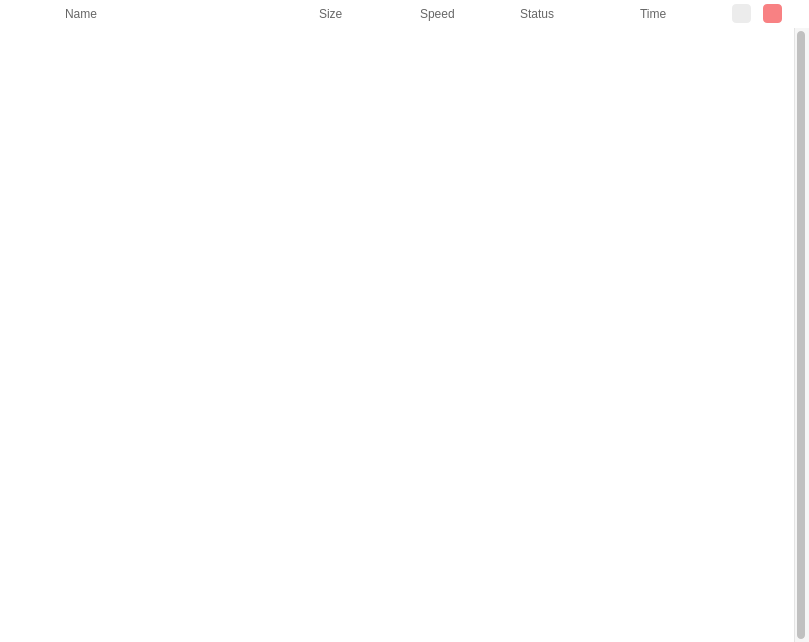
<?xml version="1.0" encoding="UTF-8"?>
<ui version="4.0">
 <class>TransfersWidget</class>
 <widget class="QWidget" name="TransfersWidget">
  <property name="geometry">
   <rect>
    <x>0</x>
    <y>0</y>
    <width>809</width>
    <height>642</height>
   </rect>
  </property>
  <property name="sizePolicy">
   <sizepolicy hsizetype="Expanding" vsizetype="Fixed">
    <horstretch>0</horstretch>
    <verstretch>0</verstretch>
   </sizepolicy>
  </property>
  <property name="minimumSize">
   <size>
    <width>718</width>
    <height>400</height>
   </size>
  </property>
  <property name="maximumSize">
   <size>
    <width>16777215</width>
    <height>16777215</height>
   </size>
  </property>
  <property name="windowTitle">
   <string/>
  </property>
  <property name="styleSheet">
   <string notr="true">#tvTransfers
{
    background-color: white;
    paint-alternating-row-colors-for-empty-area: false;
}

#sWidget, #wTableHeader
{
    background-color: white;
    width: 788px;
    min-width: 788px;
}

#wTableHeader
{
    height: 28px;
    min-height: 28px;
    max-height: 28px;
}

#wTableHeader  QPushButton
{
	height: 20px;
	color: #666666;
	font-size: 12px;
}

#wTableHeader QLabel
{
	height: 20px;
	color: #666666;
	font-size: 12px;
	qproperty-alignment: 'AlignLeft | AlignBottom';
}

#wPauseResumeAll
{
    height: 28px;
    max-height: 28px;
    min-height: 28px;
    width: 32px;
    max-width: 32px;
    min-width: 32px;
}

#wTableHeader QToolButton
{
    height: 16px;
    width: 16px;
    border-radius: 4px;
    margin-right: 12px;
    qProperty-iconSize: 16px;
}

#tCancelAll
{
     background-color: #F88183;
}

#tPauseResumeAll
{
    background-color: #ECECEC;
}

#wTableHeader QLabel, #wTableHeader  QPushButton
{
    padding: 0;
}

#pHeaderName
{
    width: 160px;
    min-width: 160px;
}

#pHeaderSize, #lHeaderSpeed
{
    width: 100px;
    min-width: 100px;
    max-width: 100px;
}

#wTableHeader  QPushButton
{
    text-align: left;
}

#lHeaderStatus
{
    width: 120px;
    min-width: 120px;
    max-width: 120px;
}

#lHeaderTime
{
    width: 92px;
    min-width: 92px;
    max-width: 92px;
}
</string>
  </property>
  <layout class="QGridLayout" name="TransfersWidgetLayout">
   <property name="sizeConstraint">
    <enum>QLayout::SetDefaultConstraint</enum>
   </property>
   <property name="leftMargin">
    <number>0</number>
   </property>
   <property name="topMargin">
    <number>0</number>
   </property>
   <property name="rightMargin">
    <number>0</number>
   </property>
   <property name="bottomMargin">
    <number>0</number>
   </property>
   <property name="spacing">
    <number>0</number>
   </property>
   <item row="0" column="0">
    <widget class="QStackedWidget" name="sWidget">
     <property name="sizePolicy">
      <sizepolicy hsizetype="Expanding" vsizetype="Expanding">
       <horstretch>0</horstretch>
       <verstretch>0</verstretch>
      </sizepolicy>
     </property>
     <property name="minimumSize">
      <size>
       <width>788</width>
       <height>400</height>
      </size>
     </property>
     <property name="maximumSize">
      <size>
       <width>16777215</width>
       <height>16777215</height>
      </size>
     </property>
     <property name="currentIndex">
      <number>1</number>
     </property>
     <widget class="TransfersStateInfoWidget" name="pNoTransfers">
      <property name="sizePolicy">
       <sizepolicy hsizetype="Expanding" vsizetype="Expanding">
        <horstretch>0</horstretch>
        <verstretch>0</verstretch>
       </sizepolicy>
      </property>
      <property name="minimumSize">
       <size>
        <width>768</width>
        <height>400</height>
       </size>
      </property>
      <property name="maximumSize">
       <size>
        <width>16777215</width>
        <height>16777215</height>
       </size>
      </property>
      <layout class="QHBoxLayout" name="pNoTransfersLayout">
       <property name="spacing">
        <number>0</number>
       </property>
       <property name="leftMargin">
        <number>0</number>
       </property>
       <property name="topMargin">
        <number>0</number>
       </property>
       <property name="rightMargin">
        <number>0</number>
       </property>
       <property name="bottomMargin">
        <number>0</number>
       </property>
      </layout>
     </widget>
     <widget class="QWidget" name="pTransfers">
      <property name="sizePolicy">
       <sizepolicy hsizetype="Expanding" vsizetype="Expanding">
        <horstretch>0</horstretch>
        <verstretch>0</verstretch>
       </sizepolicy>
      </property>
      <property name="minimumSize">
       <size>
        <width>768</width>
        <height>400</height>
       </size>
      </property>
      <property name="maximumSize">
       <size>
        <width>16777215</width>
        <height>16777215</height>
       </size>
      </property>
      <layout class="QVBoxLayout" name="pTransfersLayout">
       <property name="spacing">
        <number>0</number>
       </property>
       <property name="leftMargin">
        <number>0</number>
       </property>
       <property name="topMargin">
        <number>0</number>
       </property>
       <property name="rightMargin">
        <number>0</number>
       </property>
       <property name="bottomMargin">
        <number>0</number>
       </property>
       <item>
        <widget class="QWidget" name="wTableHeader" native="true">
         <property name="sizePolicy">
          <sizepolicy hsizetype="Expanding" vsizetype="Fixed">
           <horstretch>0</horstretch>
           <verstretch>0</verstretch>
          </sizepolicy>
         </property>
         <layout class="QHBoxLayout" name="wTableHeaderLayout">
          <property name="spacing">
           <number>0</number>
          </property>
          <property name="leftMargin">
           <number>64</number>
          </property>
          <property name="topMargin">
           <number>0</number>
          </property>
          <property name="rightMargin">
           <number>15</number>
          </property>
          <property name="bottomMargin">
           <number>0</number>
          </property>
          <item>
           <widget class="QPushButton" name="pHeaderName">
            <property name="layoutDirection">
             <enum>Qt::RightToLeft</enum>
            </property>
            <property name="text">
             <string>Name</string>
            </property>
            <property name="flat">
             <bool>true</bool>
            </property>
           </widget>
          </item>
          <item>
           <widget class="QPushButton" name="pHeaderSize">
            <property name="layoutDirection">
             <enum>Qt::RightToLeft</enum>
            </property>
            <property name="text">
             <string>Size</string>
            </property>
            <property name="flat">
             <bool>true</bool>
            </property>
           </widget>
          </item>
          <item>
           <widget class="QLabel" name="lHeaderSpeed">
            <property name="sizePolicy">
             <sizepolicy hsizetype="Fixed" vsizetype="Fixed">
              <horstretch>0</horstretch>
              <verstretch>0</verstretch>
             </sizepolicy>
            </property>
            <property name="text">
             <string>Speed</string>
            </property>
           </widget>
          </item>
          <item>
           <widget class="QLabel" name="lHeaderStatus">
            <property name="sizePolicy">
             <sizepolicy hsizetype="Fixed" vsizetype="Fixed">
              <horstretch>0</horstretch>
              <verstretch>0</verstretch>
             </sizepolicy>
            </property>
            <property name="text">
             <string>Status</string>
            </property>
           </widget>
          </item>
          <item>
           <widget class="QLabel" name="lHeaderTime">
            <property name="sizePolicy">
             <sizepolicy hsizetype="Fixed" vsizetype="Fixed">
              <horstretch>0</horstretch>
              <verstretch>0</verstretch>
             </sizepolicy>
            </property>
            <property name="text">
             <string>Time</string>
            </property>
           </widget>
          </item>
          <item>
           <widget class="QToolButton" name="tPauseResumeAll">
            <property name="toolTip">
             <string>Pause or resume all selected transfers</string>
            </property>
            <property name="icon">
             <iconset resource="../Resources_linux.qrc">
              <normaloff>:/images/ico_pause_transfers_state.png</normaloff>:/images/ico_pause_transfers_state.png</iconset>
            </property>
           </widget>
          </item>
          <item>
           <widget class="QToolButton" name="tCancelAll">
            <property name="toolTip">
             <string>Cancel all selected transfers</string>
            </property>
            <property name="icon">
             <iconset resource="../Resources_linux.qrc">
              <normaloff>:/images/clear_ico.png</normaloff>:/images/clear_ico.png</iconset>
            </property>
           </widget>
          </item>
         </layout>
        </widget>
       </item>
       <item>
        <widget class="MegaTransferView" name="tvTransfers">
         <property name="sizePolicy">
          <sizepolicy hsizetype="Expanding" vsizetype="Expanding">
           <horstretch>0</horstretch>
           <verstretch>0</verstretch>
          </sizepolicy>
         </property>
         <property name="minimumSize">
          <size>
           <width>768</width>
           <height>400</height>
          </size>
         </property>
         <property name="maximumSize">
          <size>
           <width>16777215</width>
           <height>16777215</height>
          </size>
         </property>
         <property name="focusPolicy">
          <enum>Qt::NoFocus</enum>
         </property>
         <property name="styleSheet">
          <string notr="true">QScrollBar:vertical
{
    background: #f6f6f6;
    width: 15px;
    border-left: 1px solid #E4E4E4;
}

QScrollBar::sub-line:vertical, QScrollBar::add-line:vertical
{
    border: none;
    background: none;
}

QScrollBar::handle:vertical
{
    background: #c0c0c0;
    min-height: 20px;
    border-radius: 4px;
    margin: 3px 4px 3px 2px;
}

QMenu
{
    border: 1px solid #B8B8B8;
    border-radius: 5px;
    background: #ffffff;
    padding-top: 5px;
    padding-bottom: 5px;
}

QMenu::item
{
    font-family: Lato;
    margin: 5px 9px 5px 9px;
    color: #777777;
    padding: 5px 8px;
}

QMenu::item:selected
{
    background: #aaaaaa;
    border: 1px solid #aaaaaa;
    border-radius: 2px;
    margin-left: 9px;
    margin-right: 9px;
    color: #ffffff;
    padding: 4px 7px;
}

QMenu::separator
{
    height: 1px;
    margin: 6px 0px 6px 0px;
    background-color: rgba(0, 0, 0, 0.1);
}

QMenu::item:disabled
{
    background-color: #ffffff;
    color: rgba(119,119,119,0.3);
    border: none;
    margin: 5px 9px 5px 9px;
}</string>
         </property>
         <property name="frameShape">
          <enum>QFrame::NoFrame</enum>
         </property>
         <property name="verticalScrollBarPolicy">
          <enum>Qt::ScrollBarAlwaysOn</enum>
         </property>
         <property name="horizontalScrollBarPolicy">
          <enum>Qt::ScrollBarAlwaysOff</enum>
         </property>
         <property name="sizeAdjustPolicy">
          <enum>QAbstractScrollArea::AdjustToContents</enum>
         </property>
         <property name="autoScrollMargin">
          <number>16</number>
         </property>
         <property name="showDropIndicator" stdset="0">
          <bool>true</bool>
         </property>
         <property name="dragEnabled">
          <bool>true</bool>
         </property>
         <property name="dragDropMode">
          <enum>QAbstractItemView::InternalMove</enum>
         </property>
         <property name="alternatingRowColors">
          <bool>false</bool>
         </property>
         <property name="selectionMode">
          <enum>QAbstractItemView::ExtendedSelection</enum>
         </property>
         <property name="selectionBehavior">
          <enum>QAbstractItemView::SelectItems</enum>
         </property>
         <property name="verticalScrollMode">
          <enum>QAbstractItemView::ScrollPerPixel</enum>
         </property>
         <property name="indentation">
          <number>0</number>
         </property>
         <property name="rootIsDecorated">
          <bool>false</bool>
         </property>
         <property name="uniformRowHeights">
          <bool>true</bool>
         </property>
         <property name="animated">
          <bool>false</bool>
         </property>
         <attribute name="headerVisible">
          <bool>false</bool>
         </attribute>
        </widget>
       </item>
      </layout>
     </widget>
    </widget>
   </item>
  </layout>
 </widget>
 <customwidgets>
  <customwidget>
   <class>MegaTransferView</class>
   <extends>QTreeView</extends>
   <header>MegaTransferView.h</header>
  </customwidget>
  <customwidget>
   <class>TransfersStateInfoWidget</class>
   <extends>QWidget</extends>
   <header>TransfersStateInfoWidget.h</header>
   <container>1</container>
  </customwidget>
 </customwidgets>
 <resources>
  <include location="../Resources_macx.qrc"/>
 </resources>
 <connections/>
</ui>
